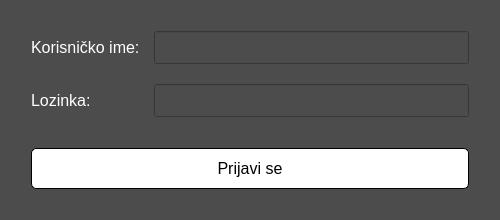
<?xml version="1.0" encoding="UTF-8"?>
<ui version="4.0">
 <class>Form</class>
 <widget class="QDialog" name="Form">
  <property name="windowModality">
   <enum>Qt::WindowModal</enum>
  </property>
  <property name="geometry">
   <rect>
    <x>0</x>
    <y>0</y>
    <width>500</width>
    <height>220</height>
   </rect>
  </property>
  <property name="sizePolicy">
   <sizepolicy hsizetype="Fixed" vsizetype="Fixed">
    <horstretch>0</horstretch>
    <verstretch>0</verstretch>
   </sizepolicy>
  </property>
  <property name="minimumSize">
   <size>
    <width>500</width>
    <height>220</height>
   </size>
  </property>
  <property name="maximumSize">
   <size>
    <width>500</width>
    <height>220</height>
   </size>
  </property>
  <property name="font">
   <font>
    <pointsize>12</pointsize>
   </font>
  </property>
  <property name="windowTitle">
   <string>Bioskop</string>
  </property>
  <property name="styleSheet">
   <string notr="true">background-color: rgb(76, 76, 76);
color: white;</string>
  </property>
  <property name="locale">
   <locale language="Serbian" country="Serbia"/>
  </property>
  <layout class="QVBoxLayout" name="verticalLayout_2">
   <item>
    <layout class="QVBoxLayout" name="verticalLayout">
     <property name="leftMargin">
      <number>20</number>
     </property>
     <property name="topMargin">
      <number>20</number>
     </property>
     <property name="rightMargin">
      <number>20</number>
     </property>
     <property name="bottomMargin">
      <number>20</number>
     </property>
     <item>
      <layout class="QFormLayout" name="formLayout">
       <property name="fieldGrowthPolicy">
        <enum>QFormLayout::ExpandingFieldsGrow</enum>
       </property>
       <property name="rowWrapPolicy">
        <enum>QFormLayout::WrapLongRows</enum>
       </property>
       <property name="labelAlignment">
        <set>Qt::AlignBottom|Qt::AlignLeading|Qt::AlignLeft</set>
       </property>
       <property name="formAlignment">
        <set>Qt::AlignHCenter|Qt::AlignTop</set>
       </property>
       <property name="horizontalSpacing">
        <number>10</number>
       </property>
       <property name="verticalSpacing">
        <number>20</number>
       </property>
       <item row="0" column="0">
        <widget class="QLabel" name="label">
         <property name="font">
          <font>
           <pointsize>12</pointsize>
          </font>
         </property>
         <property name="text">
          <string>Korisničko ime: </string>
         </property>
        </widget>
       </item>
       <item row="0" column="1">
        <widget class="QLineEdit" name="username_input">
         <property name="styleSheet">
          <string notr="true">padding: 5px 10px;</string>
         </property>
         <property name="dragEnabled">
          <bool>false</bool>
         </property>
        </widget>
       </item>
       <item row="1" column="0">
        <widget class="QLabel" name="label_2">
         <property name="font">
          <font>
           <pointsize>12</pointsize>
          </font>
         </property>
         <property name="text">
          <string>Lozinka:</string>
         </property>
        </widget>
       </item>
       <item row="1" column="1">
        <widget class="QLineEdit" name="password_input">
         <property name="styleSheet">
          <string notr="true">padding: 5px 10px;</string>
         </property>
         <property name="inputMask">
          <string/>
         </property>
         <property name="text">
          <string/>
         </property>
         <property name="maxLength">
          <number>32767</number>
         </property>
         <property name="frame">
          <bool>true</bool>
         </property>
         <property name="echoMode">
          <enum>QLineEdit::Password</enum>
         </property>
         <property name="dragEnabled">
          <bool>false</bool>
         </property>
        </widget>
       </item>
      </layout>
     </item>
     <item>
      <widget class="QPushButton" name="prijavi_se_button">
       <property name="font">
        <font>
         <pointsize>12</pointsize>
        </font>
       </property>
       <property name="cursor">
        <cursorShape>PointingHandCursor</cursorShape>
       </property>
       <property name="focusPolicy">
        <enum>Qt::ClickFocus</enum>
       </property>
       <property name="styleSheet">
        <string notr="true">background: white;
color: black;
border: 1px solid black;
border-radius: 5px;
outline: none;
padding: 10px 30px;</string>
       </property>
       <property name="text">
        <string>Prijavi se</string>
       </property>
       <property name="autoDefault">
        <bool>false</bool>
       </property>
       <property name="default">
        <bool>false</bool>
       </property>
       <property name="flat">
        <bool>true</bool>
       </property>
      </widget>
     </item>
    </layout>
   </item>
  </layout>
 </widget>
 <resources/>
 <connections/>
</ui>
